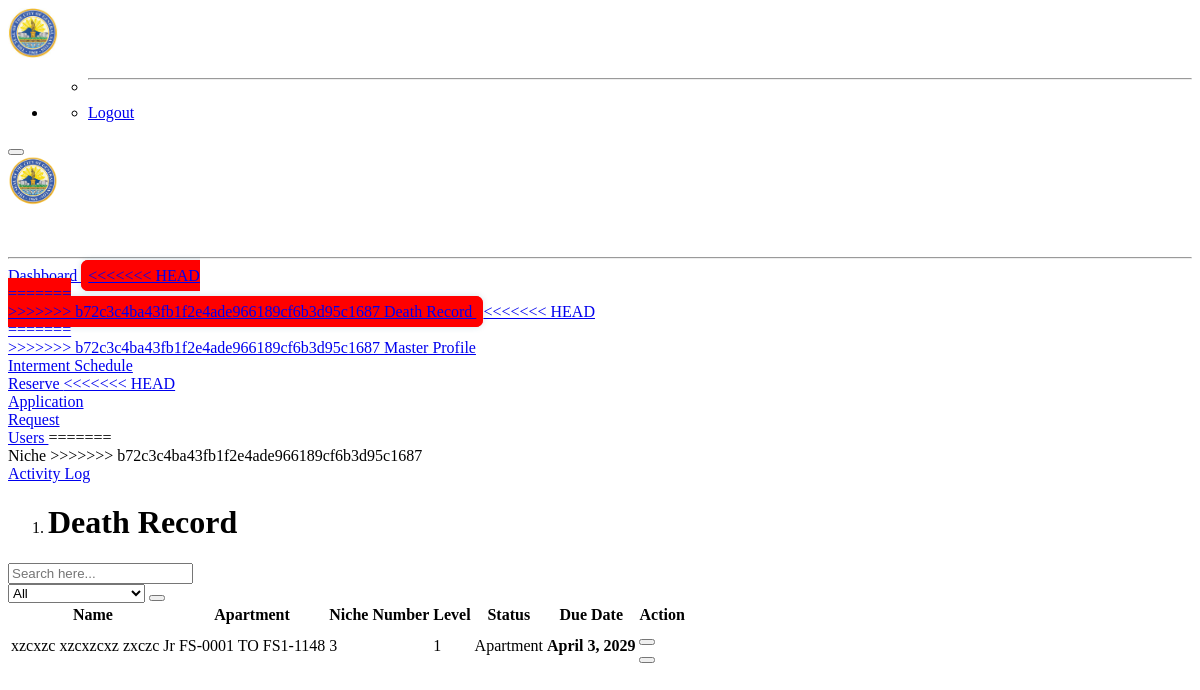
The app's page /admin/deceased.php with its own data.
### tables this page shows
CREATE TABLE `tblniche` (
  `Nid` varchar(255) NOT NULL,
  `LocID` varchar(255) NOT NULL,
  `Level` int(11) NOT NULL,
  `Nno` int(11) NOT NULL,
  `Size` varchar(255) NOT NULL,
  `Status` varchar(50) NOT NULL,
  `currentdate` date NOT NULL DEFAULT current_timestamp()
);

CREATE TABLE `tbldeathrecord` (
  `ProfileID` int(255) NOT NULL,
  `DateofDeath` date NOT NULL,
  `CauseofDeath` varchar(255) NOT NULL,
  `IntermentPlace` varchar(255) NOT NULL,
  `IntermentDateTime` datetime NOT NULL,
  `Lname` varchar(255) NOT NULL,
  `Fname` varchar(255) NOT NULL,
  `Mname` varchar(255) NOT NULL,
  `Suffix` varchar(2) NOT NULL,
  `Birthydate` date NOT NULL,
  `currentdate` date NOT NULL DEFAULT current_timestamp()
);

CREATE TABLE `tblnichelocation` (
  `LocID` varchar(255) NOT NULL,
  `NLName` varchar(255) NOT NULL,
  `Size` int(11) NOT NULL,
  `Description` varchar(255) NOT NULL,
  `Type` varchar(255) NOT NULL
);

CREATE TABLE `tblburiedrecord` (
  `BurID` int(11) NOT NULL,
  `Profid` int(11) NOT NULL,
  `Nid` varchar(11) NOT NULL,
  `OccupancyDate` date NOT NULL,
  `Status1` int(11) NOT NULL
);

### admin/deceased.php (the view, shortened to what this page needs)
<!DOCTYPE html>
<html lang="en">
<?php
require('assets/component/topnavbar.php');
require('assets/component/sidebars.php');
include('../dbConn/conn.php');
?>
<head>
    <link rel="stylesheet" type="text/css" href="css/print.css" media="print">
</head>
<body>
    <div id="layoutSidenav">
        <div id="layoutSidenav_content">
            <main>
                <div class="container-fluid px-4">
                    <ol class="breadcrumb mb-4">
                        <li class="breadcrumb-item active">
                            <h1>Death Record</h1>
                        </li>
                    </ol>
                    <div class="relative overflow-x-auto shadow-md sm:rounded-lg">
                        <div class="container">
                            <div class="activity-log-container">
                                <div class="row">
                                    <div class="col-sm-6">
                                        <input type="search" id="searchInput" placeholder="Search here...">
                                    </div>
                                    <div class="col-sm-6">
                                        <select id="typeFilter">
                                            <option value="all">All</option>
                                        </select>
                                        <button class="btn btn-primary btn-print" id="print-button">
                                        </button>
                                    </div>
                                </div>
                                <div class="activity-log-container-scroll">
                                    <table class="table-no-border" id="e-libingTable">
                                        <thead>
                                            <tr>
                                                <th scope="col" class="px-6 py-3">
                                                    Name
                                                </th>
                                                <th scope="col" class="px-6 py-3">
                                                    Apartment
                                                </th>
                                                <th scope="col" class="px-6 py-3">
                                                    Niche Number
                                                </th>
                                                <th scope="col" class="px-6 py-3">
                                                    Level
                                                </th>
                                                <th scope="col" class="px-6 py-3">
                                                    Status
                                                </th>
                                                <th scope="col" class="px-6 py-3">
                                                    Due Date
                                                </th>
                                                <th scope="col" class="px-6 py-3">
                                                    Action
                                                </th>
                                            </tr>
                                        </thead>
                                        <tbody id="table-body">
                                            <?php
                                                $groupedRecords = array();
                                                $select = "SELECT
                                                    tblBuriedRecord.Status1 AS BuriedStatus,
                                                    tblBuriedRecord.*,
                                                    tblNiche.*,
                                                    tblIntermentReservation.*,
                                                    tblDeathRecord.*,
                                                    tblNicheLocation.*,
                                                    tblContactInfo.*
                                                    FROM tblNiche
                                                    INNER JOIN tblIntermentReservation ON tblNiche.Nid = tblIntermentReservation.Nid
                                                    INNER JOIN tblDeathRecord ON tblIntermentReservation.ProfID = tblDeathRecord.ProfileID
                                                    INNER JOIN tblNicheLocation ON tblNiche.LocID = tblNicheLocation.LocID
                                                    INNER JOIN tblContactInfo ON tblDeathRecord.ProfileID = tblContactInfo.ProfID
                                                    INNER JOIN tblBuriedRecord ON tblIntermentReservation.ProfID = tblBuriedRecord.Profid
                                                    WHERE tblBuriedRecord.OccupancyDate IS NOT NULL ORDER BY tblBuriedRecord.BurID DESC";
                                                $query = $conn->query($select);
                                                while ($data = $query->fetch_assoc()) {
                                                    $nicheno = $data['Nno'];
                                                    $occ = $data['OccupancyDate'];
                                                    $groupKey = $nicheno . '_' . $occ;
                                                    if (!isset($groupedRecords[$groupKey])) {
                                                        $groupedRecords[$groupKey] = array();
                                                    }
                                                    $groupedRecords[$groupKey][] = $data;
                                                }
                                            foreach ($groupedRecords as $group) {
                                                foreach ($group as $data) {
                                                    $profileID = $data['ProfileID'];
                                                    $full = $data['Fname'] . ' ' . $data['Mname'] . ' ' . $data['Lname']. ' ' . $data['Suffix'];
                                                    $nicheno = $data['Nno'];
                                                    $level = $data['Level'];
                                                    $type = $data['BuriedStatus'];
                                                    $occ = $data['OccupancyDate'];
                                                    $nl = $data['NLName'];
                                                    $startDate = new DateTime($occ);
                                                    $due = $startDate->add(new DateInterval('P5Y'));
                                                    $dueDateString = $due->format('F j, Y');
                                            ?>
                                            <tr>
                                                <td>
                                                    <?php echo $full ?>
                                                </td>
                                                <td>
                                                    <?php echo $nl ?>
                                                </td>
                                                <td>
                                                    <?php echo $nicheno ?>
                                                </td>
                                                <td>
                                                    <?php echo $level ?>
                                                </td>
                                                <td>
                                                    <?php
                                                        if ($type == 0) {
                                                            echo "Apartment";
                                                        } elseif ($type == 1){
                                                            echo "Storage";
                                                        } elseif($type == 2){
                                                            echo "Individual Chamber";
                                                        } elseif($type == 3){
                                                            echo "Re - Interment";
                                                        } elseif($type == 4){
                                                            echo "Common Chamber";
                                                        }elseif($type == 5){
                                                            echo "Pull - Out";
                                                        }
                                                        ?>
                                                </td>
                                                <td>
                                                    <?php if ($type == 5) { ?>
                                                    <span
                                                        class="due-date special-color"><?php echo $dueDateString; ?></span>
                                                    <?php } else { ?>
                                                    <span class="due-date"><?php echo $dueDateString; ?></span>
                                                    <?php } ?>
                                                </td>
                                                <td>
                                                    <div class="mb-2">
                                                        <button class="btn btn-primary"
                                                            onclick="View('<?php echo $profileID; ?>', '<?php echo $type; ?>')">
                                                        </button>
                                                    </div>
                                                    <?php if ($type != 4 && $type != 5) { ?>
                                                    <div class="mb-2">
                                                        <button class="btn btn-danger"
                                                            onclick="renew('<?php echo $profileID ?>')">
                                                        </button>
                                                    </div>
                                                    <?php } ?>
                                                </td>
                                            </tr>
                                            <?php
                                                }
                                            }
                                            ?>
                                        </tbody>
                                    </table>
                                </div>
                            </div>
                        </div>
                    </div>
                </div>
            </main>
        </div>
    </div>
</body>
</html>

### admin/css/print.css (style rules this page uses)
.btn { display: none; }
#e-libingTable thead { background-color: #f5f5f5; }
#e-libingTable tbody td { padding: 10px; }
.due-date { font-weight: 900; }

### admin/deceased.php (style rules this page uses)
.due-date { font-weight: 900; }

### records on screen
tblniche: tbldeathrecord.Fname+Mname+Lname "xzcxzc xzcxzcxz zxczc Jr", LocID.NLName "FS-0001 TO FS1-1148", Nno "3", Level "1", tblburiedrecord.OccupancyDate "April 3, 2029"
